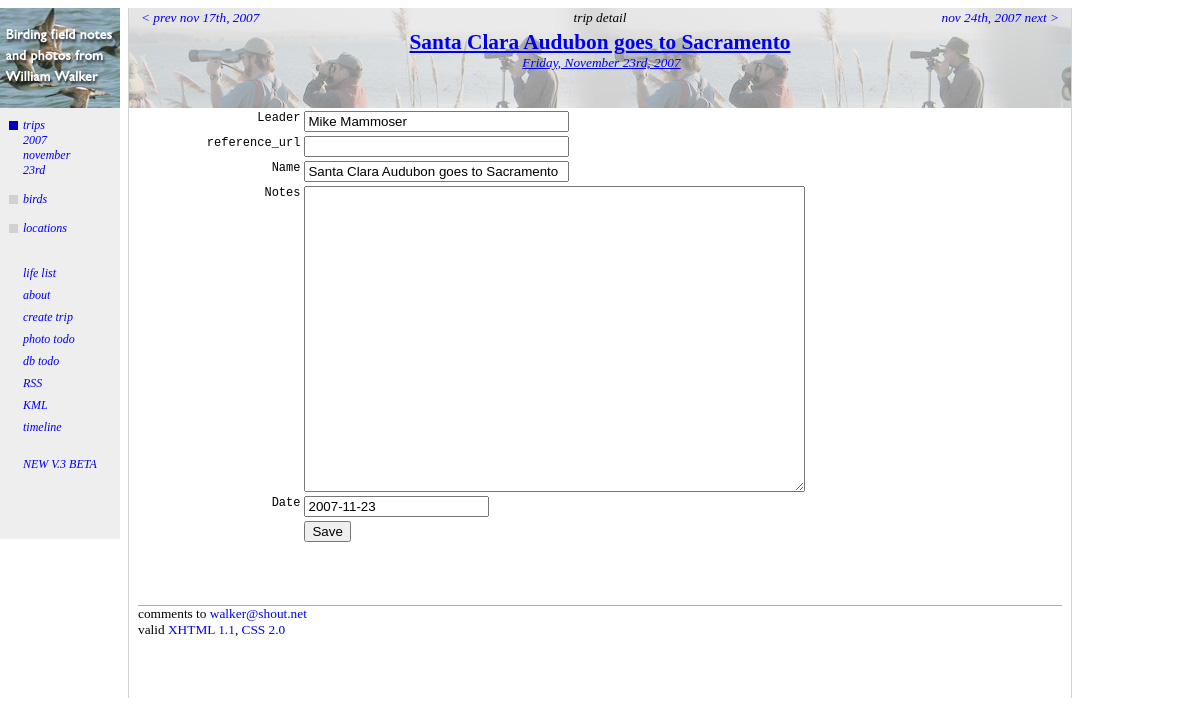
Page /tripedit.php?tripid=587 on the committed database.
### tables this page shows
CREATE TABLE trips (
  id mediumint(9) NOT NULL auto_increment,
  leader text,
  reference_url text,
  name text,
  notes text,
  date date default NULL,
  PRIMARY KEY  (id),
  KEY dateIndex (date)
) TYPE=MyISAM;

### tripedit.php (the view, shortened to what this page needs)
<?php
require_once("./birdwalker.php");
require_once("./request.php");
$tripID = getValue('tripid');
$request = new Request;
$tripInfo = $request->getTripInfo();
$request->globalMenu();
?>
<div id="topright-trip">
  <a href="./tripdetail.php?tripid=<?= $tripInfo["id"] ?>">
    <div class="pagetitle"><?= $tripInfo["name"] ?></div>
    <div class="pagesubtitle"><?= $tripInfo["niceDate"] ?></div>
</a>
</div>
<div id="contentright">
<form method="post" action="./tripedit.php?tripid=<?= $tripID ?>">
<table class="report-content" width="100%">
  <tr>
	<td class="fieldlabel">Leader</td>
	<td><input type="text" name="Leader" value="<?= $tripInfo["leader"] ?>" size="30"/></td>
  </tr>
  <tr>
	<td class="fieldlabel">reference_url</td>
	<td><input type="text" name="reference_url" value="<?= $tripInfo["reference_url"] ?>" size="30"/></td>
  </tr>
  <tr>
	<td class="fieldlabel">Name</td>
	<td><input type="text" name="name" value="<?= $tripInfo["name"] ?>" size="30"/></td>
  </tr>
  <tr>
	<td class="fieldlabel">Notes</td>
    <td><textarea name="notes" cols="60" rows="20"><?= stripslashes($tripInfo["notes"]) ?></textarea></td>
  </tr>
  <tr>
	<td class="fieldlabel">Date</td>
	<td><input type="text" name="date" value="<?= $tripInfo["date"] ?>" size="20"/></td>
  </tr>
  <tr>
	<td><input type="hidden" name="tripid" value="<?= $tripID ?>"/></td>
	<td><input type="submit" name="Save" value="Save"/></td>
  </tr>
</table>
</form>
</div>

### request.php (shortened to what this page needs)
<?php
class Request
{
	var $mPageScript;
	var $mLocationID;
	var $mCounty;
	var $mStateID;
	var $mTripID;
	var $mMonth;
	var $mYear;
	var $mSpeciesID;
	var $mFamilyID;
	var $mOrderID;
	var $mMapHeight;
	var $mMapWidth;
	var $mTripInfo;
	function Request()
	{
		array_key_exists("tripid", $_GET) && $this->setTripID($_GET["tripid"]);
		$this->mTripInfo = "";
	}
	function setPageScript($inValue) { $this->mPageScript = $inValue; }
	function getPageScript() { return $this->mPageScript; }
	function getLocationID() { return $this->mLocationID; }
	function getCounty() { return $this->mCounty; }
	function getStateID() { return $this->mStateID; }
	function setTripID($inValue)
	{
		$this->mTripID = $inValue;
		if ($inValue != "")
		{
			$tripInfo = $this->getTripInfo();
		}
	}
	function getTripID() { return $this->mTripID; }
	function setDayOfMonth($inValue) { $this->mDayOfMonth = $inValue; }
	function setMonth($inValue) { $this->mMonth = $inValue; }
	function getMonth() { return $this->mMonth; }
	function setYear($inValue) { $this->mYear = $inValue; }
	function getYear() { return $this->mYear; }
    function getSpeciesID() { return $this->mSpeciesID; }
	function getFamilyID() { return $this->mFamilyID;  }
	function getOrderID() { return $this->mOrderID; }
	function setMapHeight($inValue) { $this->mMapHeight = $inValue; }
	function setMapWidth($inValue) { $this->mMapWidth = $inValue; }
	function getParams()
	{
		$params = NULL;
		if ($this->mTripID != "") { $params[] = "tripid=" . $this->mTripID; }
		if ($this->mMonth !="") { $params[] = "month=" . $this->mMonth; }
		if ($this->mYear !="") { $params[] = "year=" . $this->mYear; }
		if ($this->mMapWidth !="") { $params[] = "width=" . $this->mMapWidth; }
		if ($this->mMapHeight !="") { $params[] = "height=" . $this->mMapHeight; }
		if (count($params) == 0)
		{
			return "";
		}
		else
		{
			return implode("&", $params);
		}
	}
	function command($linkText)
	{
		if (strlen($linkText) > 16)
		{
			return $this->linktoSelf(strtolower(substr($linkText, 0, 16) . "..."), "commandlink");
		}
		else
		{
			return $this->linkToSelf(strtolower($linkText), "commandlink");
		}
	}
	function linkToSelf($linkText, $class = "")
	{
		if ($class == "")
		{
			return "<a href=\"./" . $this->getPageScript() . "?" . $this->getParams() . "\">" . $linkText . "</a>";
		}
		else
		{
			return "<a class=\"" . $class . "\" href=\"./" . $this->getPageScript() . "?" . $this->getParams() . "\">" . $linkText . "</a>";
		}
	}
	function getTripInfo()
	{
	    if ($this->mTripInfo == "")
		{
		    $this->mTripInfo = getTripInfo($this->getTripID());
		}
		return $this->mTripInfo;
	}
?>
<?	}
	function globalMenuBirds()
	{
		if (! strstr(getenv("SCRIPT_NAME"), "species") &&
			$this->getOrderID() == "" && $this->getFamilyID() == "" && $this->getSpeciesID() == "")
		{
?>
			<div class="command-disabled"><a href="./speciesindex.php">birds</a></div>
<?		}
	}
	function globalMenuLocations()
	{
		if (! strstr(getenv("SCRIPT_NAME"), "location") &&
			$this->getStateID() == "" && $this->getCounty() == "" && $this->getLocationID() == "")
		{ ?>
			<div class="command-disabled"><a href="./locationindex.php">locations</a></div>
<?
		}
	}
	function globalMenuTrips()
	{
		if (! strstr(getenv("SCRIPT_NAME"), "trip") &&
			$this->getYear() == "" && $this->getMonth() == "" && $this->getTripID() == "")
		{ ?>
			<div class="command-disabled"><a href="./tripindex.php">trips</a></div>
<?		}
		else
		{
?>			<div class="command">
				<a class="commandlink" href="./tripindex.php">trips</a>
<?
			if ($this->getYear() != "")
			{
				$yearRequest = new Request;
				$yearRequest->setPageScript("yeardetail.php");
				$yearRequest->setTripID("");
				$yearRequest->setMonth(""); ?>
				<div><?= $yearRequest->command($this->getYear()) ?></div>
<?		    }
			if ($this->getMonth() != "")
			{
				$monthRequest = new Request;
				$monthRequest->setPageScript("monthdetail.php");
			    $monthRequest->setDayOfMonth("");
				$monthRequest->setTripID(""); ?>
				<div><?= $monthRequest->command(getMonthNameForNumber($this->getMonth())) ?></div>
<?		    }
			if ($this->getTripID() != "")
			{
				$tripInfo = $this->getTripInfo();
				$dayOfMonth = date("jS", strtotime($tripInfo["date"]));
				$tripRequest = new Request;
				$tripRequest->setPageScript("tripdetail.php"); ?>
				<div><?= $tripRequest->command($dayOfMonth) ?></div>
<?		    }
?>          </div><?
		}
	}
	function globalMenu()
	{ ?>
		<div id="topleft">
		    <a href="./index.php">
			  <img src="images/topleft1.jpg" align="right" border="0"/>
		    </a>
		</div>
		<div id="contentleft">
<?          $this->globalMenuTrips(); ?>
<?          $this->globalMenuBirds(); ?>
<?          $this->globalMenuLocations(); ?>
            <div class="command-spacer">&nbsp;</div>
			<div class="command-simple"><a href="./speciesindex.php?view=chrono">life list</a></div>
	        <div class="command-simple"><a href="./credits.php">about</a></div>
<?	        if (getEnableEdit())
	        { ?>
	        <div class="command-simple"><a href="./tripcreate.php">create trip</a></div>
            <div class="command-simple"><a href="./photosneeded.php">photo todo</a></div>
	        <div class="command-simple"><a href="./errorcheck.php">db todo</a></div>
<?	        } ?>
	        <div class="command-simple"><a href="./indexrss.php">RSS</a></div>
	        <div class="command-simple"><a href="./kmlfile.php?<?= $this->getParams() ?>">KML</a></div>
	        <div class="command-simple"><a href="./timeline.php?<?= $this->getParams() ?>">timeline</a></div>
	        <br/>
			<div class="command-simple"><a href="http://sven.spflrc.org:3000/bird_walker/index">NEW V.3 BETA</a></div>
        </div>
<?  }
}
?>

### stylesheet.css (style rules this page uses)
body { background-color: white; }
#topleft { left: 0px; width: 120px; top: 8px; height: 100px; padding: 0px; margin: 0px; position: fixed; text-align: center; z-index: 1; }
#topleft a { text-decoration: none; }
#contentleft { background-color: #EEEEEE; font: 9pt "Gill Sans", "Gill Sans MT", SansSerif; font-style: italic; left: 0px; top: 108px; width: 120px; position: fixed; padding-bottom: 60px; padding-top: 10px; padding-left: 0px; padding-right: 0px; z-index: 1; }
#contentleft a { text-decoration:none; }
#topright-trip { top: 0px; height: 100px; position: relative; background-image: url(./images/trip-banner.jpg); background-position: 50%; z-index: 1; }
#contentright { font: 10pt "Gill Sans", "Gill Sans MT", SansSerif; top: 0px; bottom: -1px; padding-bottom: 30px; background-color: white; position: relative; }
.pagetitle { text-align: center; font: 16pt "Gill Sans", "Gill Sans MT", SansSerif; font-weight: bold; padding-top: 2px }
.pagesubtitle { text-align: center; font: 10pt "Gill Sans", "Gill Sans MT", SansSerif; font-style: italic; padding-bottom: 7px; padding-left: 3px }
.report-content { font: 10pt "Gill Sans", "Gill Sans MT", SansSerif; margin-left: 3px }
.fieldlabel { padding-left: 15px; font: 9pt Courier, Fixed; text-align: right; vertical-align: top }
.command-disabled { background-image: url(./images/command_dim.gif); background-repeat: no-repeat; padding-left: 16px; margin-left: 7px; margin-bottom: 14px; }
.command-simple { padding-left: 16px; margin-left: 7px; margin-bottom: 7px; }
.command-spacer { padding-left: 16px; margin-left: 7px; margin-right: 7px; margin-bottom: 1px; margin-top: 7px; }
.command { width: 90px; background-image: url(./images/command.gif); background-repeat: no-repeat; padding-left: 16px; margin-left: 7px; margin-bottom: 14px; white-space: nowrap; }

### rows in the picture
trips: date "23rd", name "Santa Clara Audubon goes to Sacramento", Leader "Mike Mammoser", date "2007-11-23"

### other values in the picture
$linkText "2007 november"
$prevName "nov 17th, 2007"
$pageKind "trip detail"
$nextName "nov 24th, 2007"
$tripInfo["niceDate"] "Friday, November 23rd, 2007"
